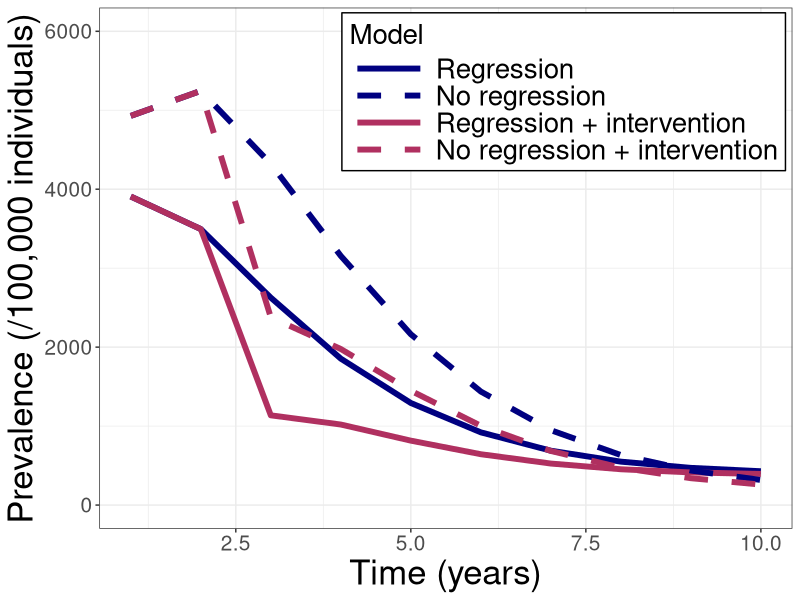
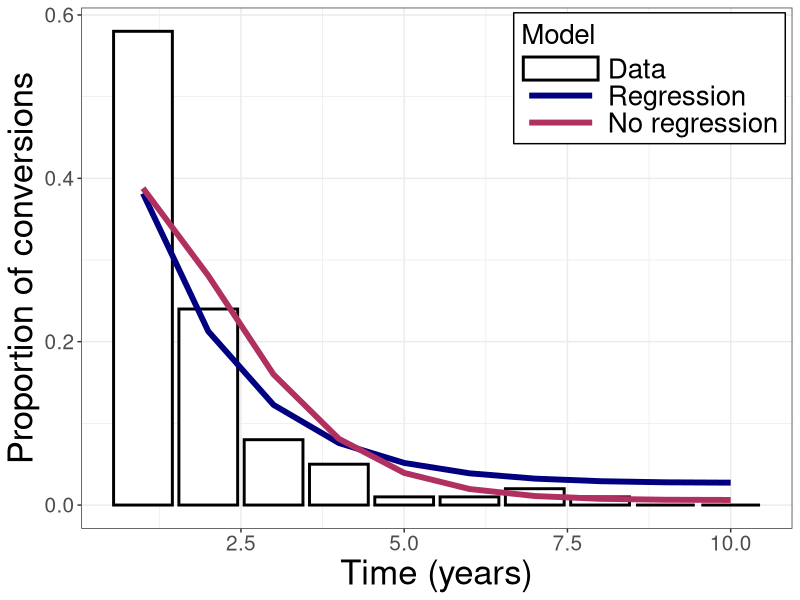

Reproduce these figures in R, in order.
# CF McQuaid & RMGJ Houben
# Start 21/04/2017 ---> current version after revision with Hanif 18/05/2017
# Cohort model of TB including regression and a slow stream
########################################
#                                      #
#                        M             # M - Death (due to disease)
#                       ^ ^            #
#                      /   \           #
#      -> Q <-> S <-> C <-> Y          # Q - Failed granuloma, S - Subclinical, C - Minimal (C+S-), Y - Disseminated (C+S+, symptomatic)
#     /    \    ^                      #
#    E       \  |                      # E - Exposed
#     \        \v                      #
#      -> K <-> Z                      # K - Controlled granuloma, Z- Leaky granuloma,
#         |                            #
#         v                            #
#         R                            # R - Sterilized granuloma (self-cure)
#                                      #
########################################
##set wd depending on who is coding/playing
setwd("C:/Users/cfmcquaid/Simulations")
#setwd("/Users/ReinHouben/Filr/ifolder/Applications (funding and jobs)/2016 - ERC starting grant/Rmodel_nathis/NatHistCoh")

### URL for how to upload changes: http://r-bio.github.io/intro-git-rstudio/
### to pull in Finn's version - type in shell: git pull upstream master
### to push my version - create pull request to Finn:  
#       commit (remember to tick box), then push
#       goto Github, pull requests, create pull request, if merge can be done on auto, just complete
#       Alternatively Finn complete pull request (he does not get email notification)
# Finn to just click push. Job done

#Next steps
# 1. get the prop inc disease after 5 years to 5%
###   How: play with Eq values, OR increase progression parameters
# 2. achieve 1 + start higher and sharper decrease in early years
###   How: change initial states to more realistic point, based on what prev of disease would be at screening
###   Also increase progression rates, while decreasing proportion that goes into the fast pathway
# OTHER NEXT STEPS - 8th May 2017
##  ?can we calculate in model how often (on average) people would come in and out of states over course of say 2 years?
##  ?Can we calculate average time in compartment in each step visit? Should be simple competing risk model right?

library("reshape2"); library("deSolve"); library("ggplot2"); library("plyr");
# Parameter sets: Average (), Wax (regression), Slow (slow), Full (regression, slow)
# Ax - rate from compartment A to compartment X, Omega - background mortality


# No regression: 1/Cy + 1/Ym = 3 years, Ym = 0.5 (0.3 death 0.2 self-cure), therefore Cy = 1. NOTE: 70% die, 30% self-cure
# Regression: 1/(Yc + Ym) = 0.5 years, Ym = 0.5 (as above), therefore Yc = 1.5.
# Regression: 1/(Cy + Cs) = 0.5 years. Assume ratio 2:1 for Cy:Cs, therefore Cs = 2/3
paramS <- c(Eq=0.10, Qs=1.50, Qz=0.00, Kz=0.01, Kr=0.10, Sc=1.00, Sq=0.00, Sz=0.00, Zk=0.00, Zs=0.00, Zq=0.01, Cy=1.00, Cs=0.00, Cm=0.10, Ym=0.50, Yc=0.00)
paramF <- c(Eq=0.10, Qs=2.50, Qz=0.00, Kz=0.02, Kr=0.10, Sc=2.00, Sq=1.00, Sz=0.01, Zk=0.01, Zs=0.00, Zq=0.02, Cy=2.00, Cs=1.00, Cm=0.10, Ym=0.60, Yc=0.10)
# Initial states of compartments
state <- c(E=100000, Q=0, K=0, S=0, Z=0, C=0, Y=0, R=0, M=0)
# Timespan for simulation
times <- seq(0, 10, by = 1)
# Timespan for burn
timeb <- 1
# Timespan for intervention
timei <- 2
# Timespan for tornado
timet <- 5
# ODE function
regr <- function(t, state, parameters){
  with(as.list(c(state, parameters)), {
   # rates of change
   dE <- - 10*E
   dQ <- + 10*Eq*E + Sq*S + Zq*Z - (Qs + Qz)*Q
   dK <- + 10*(1 - Eq)*E + Zk*Z - (Kz + Kr)*K
   dS <- + Qs*Q + Cs*C + Zs*Z - (Sc + Sq + Sz)*S
   dZ <- + Kz*K + Sz*S + Qz*Q - (Zk + Zs + Zq)*Z
   dC <- + Sc*S + Yc*Y - (Cs + Cy + Cm)*C
   dY <- + Cy*C -(Yc + Ym)*Y
   dR <- + Kr*K
   dM <- + Ym*Y + Cm*C
   # return the rate of change
   list(c(dE, dQ, dK, dS, dZ, dC, dY, dR, dM))
  })
}
# Burn off the first tb years to establish the proportion of individuals in each compartment, removing diseased
burn <- function(tb, state, fxn, parameters){
  if (tb>0){
  out <- ode(y = state, times = seq(0, tb, by = 1), func = fxn, parms = parameters)
  stateb <- c(out[tb+1, 2], out[tb+1, 3], out[tb+1, 4], out[tb+1, 5], out[tb+1, 6], out[tb+1, 7], Y=0, out[tb+1, 9], M=0)}
  else{stateb <- state}
  return(stateb)
}
# An intervention after ti years moves individuals from Y to R
interv <- function(ti, state, fxn, parameters){
  if (ti>0){
    outi <- ode(y = state, times = seq(0, ti, by = 1), func = fxn, parms = parameters)
    outi <- outi[-1,]
    statei <- c(outi[ti, 2], outi[ti, 3], outi[ti, 4], outi[ti, 5], outi[ti, 6], outi[ti, 7], Y=0, outi[ti, 9]+outi[ti, 8], outi[ti, 10])}
  else{statei <- state
  outi <- numeric()}
  intout <- list("out" = outi,"state" = statei)
  return(intout)
}
# Calculation function
calc <- function(ts, tb, ti, state, fxn, parameters, source){
  stateb <- burn(tb = tb, state = state, fxn = regr, parameters = parameters)
  intout <- interv(ti=ti, state = stateb, fxn = regr, parameters = parameters)
  outi <- as.data.frame(intout$out)
  out <- ode(y = intout$state, times = ts, func = fxn, parms = parameters)
  out <- as.data.frame(out)
  # Removing the first timestep, time zero, and all timesteps after "times"
  out <- out[-1,]
  out$time <- out$time+ti
  out <- rbind(outi,out)
  out <- out[1:10,]
  # Calculating the "interval from conversion" (see Styblo 1991 & TSRU progress report 1967)
  out$int <- parameters["Cy"]*out$C/sum(parameters["Cy"]*out$C)
  out$prev <- out$Y+out$C
  # Formatting the data for plotting - putting into a melted data.fame, with additional columns for the source matrix
  out <- melt(out, id.vars = c("time"))
  out$source <- source
  return(out)
}
# No intervention
outS <- calc(ts = times, tb = timeb, ti=0, state = state, fxn = regr, parameters = paramS, source = "S")
outF <- calc(ts = times, tb = timeb, ti=0, state = state, fxn = regr, parameters = paramF, source = "F")
# Intervention
outSi <- calc(ts = times, tb = timeb, ti=timei, state = state, fxn = regr, parameters = paramS, source = "Si")
outFi <- calc(ts = times, tb = timeb, ti=timei, state = state, fxn = regr, parameters = paramF, source = "Fi")
# Including the data for barplot
time <- c(1, 2, 3, 4, 5, 6, 7, 8, 9, 10); variable <- c("D", "D", "D", "D", "D", "D", "D", "D", "D", "D"); value <- c(0.58, 0.24, 0.08, 0.05, 0.01, 0.01, 0.02, 0.01, 0, 0); source <- c("D", "D", "D", "D", "D", "D", "D", "D", "D", "D")
outD <- data.frame(time, variable, value, source)
out <- rbind(outS, outF,outSi, outFi, outD)
# Plot output
ggplot(out[out$variable %in% c("prev"), ], aes(time, value, colour=source, linetype=source)) + geom_line(size=2) + scale_linetype_manual(values=c("solid", "dashed","solid", "dashed"),name="Model",breaks=c("F","S","Fi","Si"),labels=c("Regression", "No regression", "Regression + intervention", "No regression + intervention")) + scale_color_manual(values=c("navy","navy","maroon","maroon"),name="Model",breaks=c("F","S","Fi","Si"),labels=c("Regression", "No regression", "Regression + intervention", "No regression + intervention")) + labs(x = "Time (years)", y = "Prevalence (/100,000 individuals)") + xlim(1,10)+ ylim(0,6000)+theme_bw()+ theme(legend.key.width=unit(2,"cm"),legend.justification=c(1,1),legend.position=c(.99,.99),legend.background = element_rect(size=0.5, linetype="solid",colour ="black"),legend.text=element_text(size=20),legend.title=element_text(size=20),axis.text = element_text(size = 15),axis.title = element_text(size = 25))#+ facet_wrap(~ variable , scales = "free", nrow = 2)
ggplot(out[out$variable %in% c("int")&out$source %in% c("F","S"), ], aes(x = time, y = value, colour = source)) + geom_bar(data=out[out$variable %in% c("D"), ], stat="identity",size=1,fill="white") + geom_line(size=2) + scale_color_manual(values=c("black","navy","maroon"),name="Model",breaks=c("D","F","S"),labels=c("Data","Regression", "No regression")) + labs(x = "Time (years)", y = "Proportion of conversions") + theme_bw() + theme(legend.key.width=unit(2,"cm"),legend.justification=c(1,1),legend.position=c(.99,.99),legend.background = element_rect(size=0.5, linetype="solid",colour ="black"),legend.text=element_text(size=20),legend.title=element_text(size=20),axis.text = element_text(size = 15),axis.title = element_text(size = 25))
# Fitting parameters and state: proportion of individuals diseased after "Otime" years, using parameter set "Osource"
Osource <- "F"; Otime <- 5
Iv <- out[which(out$source == Osource & out$variable == "int" & out$time == Otime), ]


# # # Tornado plot
# range <- 0.01 ##sets range for the change in the parameters
# torn <- function(ts, tb, ti, tt, state, fxn, parameters, source){
#   # Store data
#   data <- rbind(parameters, parameters)
#   rownames(data) <- c('+1%', '-1%')
#   # Compare to default data set
#   out <- calc(ts = ts, tb = tb, ti=ti, state = state, fxn = regr, parameters = parameters, source = source)
#   def <- out[which(out$time ==tt & out$variable == "int"),"value"]
#   for (i in 1:16){
#     # Increasing and decreasing each parameter in turn
#     parametersM = parameters; parametersL = parameters
#     parametersM[i] = parametersM[i] + range*parametersM[i]; parametersL[i] = parametersL[i] - range*parametersL[i]
#     outM <- calc(ts = ts, tb = tb, ti=ti, state = state, fxn = regr, parameters = parametersM, source = source); outL <- calc(ts = ts, tb = tb, ti=ti, state = state, fxn = regr, parameters = parametersL, source = source)
#     outM <- (outM[which(outM$time ==tt & outM$variable == "int"),"value"] - def) / def; outL <- (outL[which(outL$time ==tt & outL$variable == "int"),"value"] - def) / def
#     data[1, i] <- outM; data[2, i] <- outL
#   }
#   return(data)
# }
# data <- torn(ts = times, tb = timeb, ti=timei, tt = timet, state = state, fxn = regr, parameters = paramF, source ="F")
# # For plotting '%' on x-axis
# x <- seq(-0.01,0.01, length=10)
# ORD = order(abs(data[2,] - data[1,]))
# ##order black = increase in parameter, white is decrease in parameter value
# barplot(data[1,ORD], horiz = T, las=1, xlim = c(-0.01,0.01), xaxt='n', ylab = '', beside=T, col=c('black'))
# barplot(data[2,ORD], horiz = T, las=1, xlim = c(-0.01,0.01), xaxt='n', ylab = '', beside=T, col=c('white'), add = TRUE)
# axis(1, at=pretty(x), lab=paste0(pretty(x) * 100," %"), las=TRUE)
